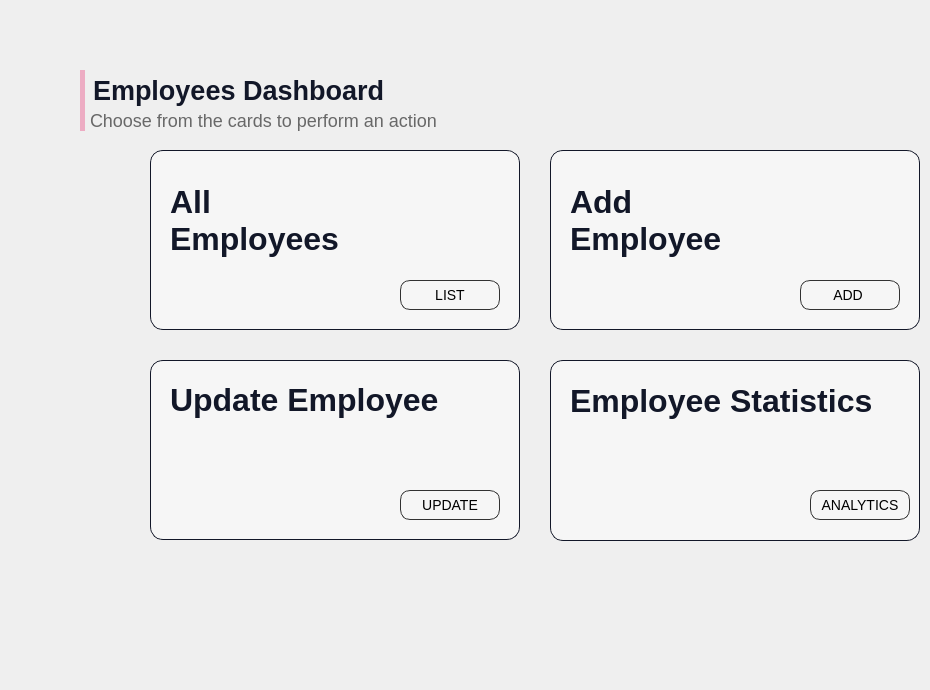
      <widget class="QWidget" name="page_4">
       <widget class="QPushButton" name="pushButton_10">
        <property name="geometry">
         <rect>
          <x>800</x>
          <y>280</y>
          <width>100</width>
          <height>30</height>
         </rect>
        </property>
        <property name="cursor">
         <cursorShape>PointingHandCursor</cursorShape>
        </property>
        <property name="styleSheet">
         <string notr="true">QPushButton{
border-radius: 10px; 
font-family: 'Poppins';
font-style: normal;
font-weight: 400;
font-size: 14px;
background:rgba(0,0,0,0);
border:1px solid rgb(50,50,50);
}
QPushButton:hover{
background:rgb(28, 36, 61);
color:white;
}

</string>
        </property>
        <property name="text">
         <string>ADD </string>
        </property>
       </widget>
       <widget class="QPushButton" name="pushButton_11">
        <property name="geometry">
         <rect>
          <x>400</x>
          <y>280</y>
          <width>100</width>
          <height>30</height>
         </rect>
        </property>
        <property name="cursor">
         <cursorShape>PointingHandCursor</cursorShape>
        </property>
        <property name="styleSheet">
         <string notr="true">QPushButton{
border-radius: 10px; 
font-family: 'Poppins';
font-style: normal;
font-weight: 400;
font-size: 14px;
background:rgba(0,0,0,0);
border:1px solid rgb(50,50,50);
}
QPushButton:hover{
background:rgb(28, 36, 61);
color:white;
}

</string>
        </property>
        <property name="text">
         <string>LIST</string>
        </property>
       </widget>
       <widget class="QPushButton" name="pushButton_12">
        <property name="geometry">
         <rect>
          <x>810</x>
          <y>490</y>
          <width>100</width>
          <height>30</height>
         </rect>
        </property>
        <property name="cursor">
         <cursorShape>PointingHandCursor</cursorShape>
        </property>
        <property name="styleSheet">
         <string notr="true">QPushButton{
border-radius: 10px; 
font-family: 'Poppins';
font-style: normal;
font-weight: 400;
font-size: 14px;
background:rgba(0,0,0,0);
border:1px solid rgb(50,50,50);
}
QPushButton:hover{
background:rgb(28, 36, 61);
color:white;
}

</string>
        </property>
        <property name="text">
         <string>ANALYTICS</string>
        </property>
       </widget>
       <widget class="QPushButton" name="pushButton_14">
        <property name="geometry">
         <rect>
          <x>400</x>
          <y>490</y>
          <width>100</width>
          <height>30</height>
         </rect>
        </property>
        <property name="cursor">
         <cursorShape>PointingHandCursor</cursorShape>
        </property>
        <property name="styleSheet">
         <string notr="true">QPushButton{
border-radius: 10px; 
font-family: 'Poppins';
font-style: normal;
font-weight: 400;
font-size: 14px;
background:rgba(0,0,0,0);
border:1px solid rgb(50,50,50);
}
QPushButton:hover{
background:rgb(28, 36, 61);
color:white;
}

</string>
        </property>
        <property name="text">
         <string>UPDATE</string>
        </property>
       </widget>
       <widget class="QLabel" name="label_4">
        <property name="geometry">
         <rect>
          <x>80</x>
          <y>70</y>
          <width>371</width>
          <height>41</height>
         </rect>
        </property>
        <property name="styleSheet">
         <string notr="true">font-family: 'Poppins';
font-style: normal;
background:rgba(0,0,0,0);
font-weight: 600;
font-size: 27px;
color: rgb(18,23,40);
border-left: 5px solid rgb(237,172,195);
padding-left: 1px;

</string>
        </property>
        <property name="text">
         <string>Employees Dashboard</string>
        </property>
       </widget>
       <widget class="QLabel" name="label_25">
        <property name="geometry">
         <rect>
          <x>150</x>
          <y>150</y>
          <width>370</width>
          <height>180</height>
         </rect>
        </property>
        <property name="styleSheet">
         <string notr="true">border-radius: 13px;
background:rgb(246,246,246);
border: 1px solid rgb(18,23,40);</string>
        </property>
        <property name="text">
         <string/>
        </property>
       </widget>
       <widget class="QLabel" name="label_26">
        <property name="geometry">
         <rect>
          <x>150</x>
          <y>360</y>
          <width>370</width>
          <height>180</height>
         </rect>
        </property>
        <property name="styleSheet">
         <string notr="true">border-radius: 13px;
background:rgb(246,246,246);
border: 1px solid rgb(18,23,40);</string>
        </property>
        <property name="text">
         <string/>
        </property>
       </widget>
       <widget class="QLabel" name="label_27">
        <property name="geometry">
         <rect>
          <x>550</x>
          <y>150</y>
          <width>370</width>
          <height>180</height>
         </rect>
        </property>
        <property name="styleSheet">
         <string notr="true">border-radius: 13px;
background:rgb(246,246,246);
border: 1px solid rgb(18,23,40);</string>
        </property>
        <property name="text">
         <string/>
        </property>
       </widget>
       <widget class="QLabel" name="label_29">
        <property name="geometry">
         <rect>
          <x>80</x>
          <y>110</y>
          <width>411</width>
          <height>21</height>
         </rect>
        </property>
        <property name="styleSheet">
         <string notr="true">font-family: 'Poppins';
font-style: normal;
background:rgba(0,0,0,0);
font-weight: 275;
font-size: 18px;
color: rgb(104,104,104);
border-left: 5px solid rgb(237,172,195);
padding-left: 1px;

</string>
        </property>
        <property name="text">
         <string>Choose from the cards to perform an action</string>
        </property>
       </widget>
       <widget class="QLabel" name="label_30">
        <property name="geometry">
         <rect>
          <x>550</x>
          <y>360</y>
          <width>370</width>
          <height>181</height>
         </rect>
        </property>
        <property name="styleSheet">
         <string notr="true">border-radius: 13px;
background:rgb(246,246,246);
border: 1px solid rgb(18,23,40);</string>
        </property>
        <property name="text">
         <string/>
        </property>
       </widget>
       <widget class="QLabel" name="label_17">
        <property name="geometry">
         <rect>
          <x>170</x>
          <y>170</y>
          <width>200</width>
          <height>100</height>
         </rect>
        </property>
        <property name="styleSheet">
         <string notr="true">font-family: 'Poppins';
font-style: normal;
background:rgba(0,0,0,0);
font-weight: 700;
font-size: 32px;
color: rgb(18,23,40);

</string>
        </property>
        <property name="text">
         <string>All
Employees</string>
        </property>
       </widget>
       <widget class="QLabel" name="label_31">
        <property name="geometry">
         <rect>
          <x>570</x>
          <y>170</y>
          <width>200</width>
          <height>100</height>
         </rect>
        </property>
        <property name="styleSheet">
         <string notr="true">font-family: 'Poppins';
font-style: normal;
background:rgba(0,0,0,0);
font-weight: 700;
font-size: 32px;
color: rgb(18,23,40);

</string>
        </property>
        <property name="text">
         <string>Add
Employee</string>
        </property>
       </widget>
       <widget class="QLabel" name="label_33">
        <property name="geometry">
         <rect>
          <x>170</x>
          <y>350</y>
          <width>301</width>
          <height>100</height>
         </rect>
        </property>
        <property name="styleSheet">
         <string notr="true">font-family: 'Poppins';
font-style: normal;
background:rgba(0,0,0,0);
font-weight: 700;
font-size: 32px;
color: rgb(18,23,40);

</string>
        </property>
        <property name="text">
         <string>Update Employee</string>
        </property>
       </widget>
       <widget class="QLabel" name="label_40">
        <property name="geometry">
         <rect>
          <x>570</x>
          <y>380</y>
          <width>351</width>
          <height>41</height>
         </rect>
        </property>
        <property name="styleSheet">
         <string notr="true">font-family: 'Poppins';
font-style: normal;
background:rgba(0,0,0,0);
font-weight: 700;
font-size: 32px;
color: rgb(18,23,40);

</string>
        </property>
        <property name="text">
         <string>Employee Statistics</string>
        </property>
       </widget>
       <widget class="QLabel" name="label_18">
        <property name="geometry">
         <rect>
          <x>700</x>
          <y>400</y>
          <width>191</width>
          <height>141</height>
         </rect>
        </property>
        <property name="styleSheet">
         <string notr="true">background:url(&quot;:/Icons/Icons/Images/data.png&quot;);</string>
        </property>
        <property name="text">
         <string/>
        </property>
       </widget>
       <widget class="QLabel" name="label_145">
        <property name="geometry">
         <rect>
          <x>150</x>
          <y>250</y>
          <width>151</width>
          <height>81</height>
         </rect>
        </property>
        <property name="styleSheet">
         <string notr="true">background:url(&quot;:/Icons/Icons/Images/img5.png&quot;);</string>
        </property>
        <property name="text">
         <string/>
        </property>
       </widget>
       <widget class="QLabel" name="label_189">
        <property name="geometry">
         <rect>
          <x>160</x>
          <y>450</y>
          <width>101</width>
          <height>91</height>
         </rect>
        </property>
        <property name="styleSheet">
         <string notr="true">background:url(&quot;:/Icons/Icons/Images/update.png&quot;);</string>
        </property>
        <property name="text">
         <string/>
        </property>
       </widget>
       <widget class="QLabel" name="label_215">
        <property name="geometry">
         <rect>
          <x>-20</x>
          <y>360</y>
          <width>321</width>
          <height>321</height>
         </rect>
        </property>
        <property name="styleSheet">
         <string notr="true">background:url(&quot;:/Icons/Icons/Images/branch.png&quot;);</string>
        </property>
        <property name="text">
         <string/>
        </property>
       </widget>
       <zorder>label_215</zorder>
       <zorder>label_4</zorder>
       <zorder>label_25</zorder>
       <zorder>pushButton_11</zorder>
       <zorder>label_26</zorder>
       <zorder>pushButton_14</zorder>
       <zorder>label_27</zorder>
       <zorder>pushButton_10</zorder>
       <zorder>label_29</zorder>
       <zorder>label_30</zorder>
       <zorder>label_31</zorder>
       <zorder>label_33</zorder>
       <zorder>label_40</zorder>
       <zorder>label_18</zorder>
       <zorder>pushButton_12</zorder>
       <zorder>label_145</zorder>
       <zorder>label_17</zorder>
       <zorder>label_189</zorder>
      </widget>
